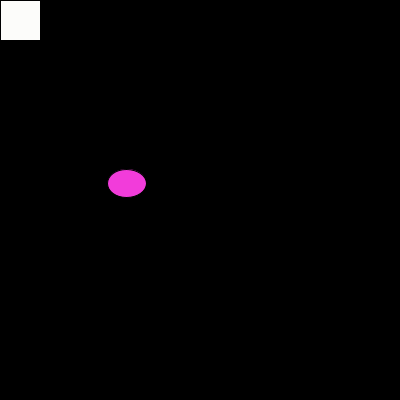
Frame 1 (no input)
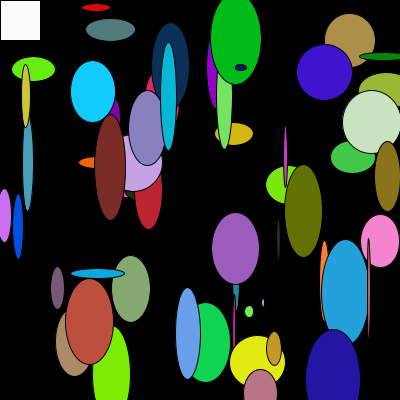
Frame 60 (the mouse pressed at the canvas centre just before this capture)
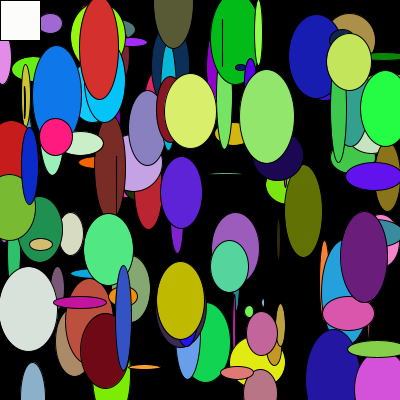
Frame 120 (the mouse held since frame 60 and released just before this capture)

The Processing sketch that drew these frames (run headless with seeded random() and noise(); from frame 60 on, the mouse is pressed at the canvas centre):

// Processing sketch: processing_167932
// ── processing_167932.pde

float a;
float b;
boolean boton=true;
void setup()
{
  size(400,400);
  background(0);
 
}

void draw()
{
  a= random(60);
  b= random(110);
   fill(#FCFCFA);
  rect(0,0,40,40);
  
 if(boton==true){
 fill(random(0, 255), random(0, 255), random(0, 255));
   ellipse(random(width),random(height),a,b);
    }else{
    fill(random(0, 255), random(0, 255), random(0, 255));
   rect(random(width),random(height),a,b);  
}
}
  
  void mousePressed(){
   if(mouseX>0 && mouseX<40 && mouseY>0 && mouseY<40 && mousePressed){
     background(0);
      rect(0,0,40,40);
     boton=!boton;
    
   }
  } 
   
 
